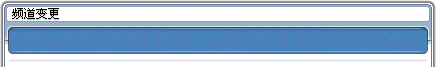
#> input picture docs/features/ui-v83-window-restore/evidence/w7-option-channel/_dump/t.png, 436 x 67 px, given in place of 游戏设置.png, which was not available
$ python _probe_optmap.py
#> lines starting #> are read from the running program, lines starting #| are printed output that depends on the picture; after the words box and inside, x2 and y2 are one past the last pixel; in counts of white or black regions, pixels touching at a corner belong together
"""B7-4 取证 v2：先对齐（帧与底板差 1~2px），再输出 ASCII 差异地图。

地图上一格 = 8x8 像素，`#` = 该格内差异像素超过 1/4，`.` = 少量，空格 = 底板与帧一致
（也就是「这块不需要客户端画，底板里已经烘好了」）。
"""
import os
import numpy as np
from PIL import Image

HERE = os.path.dirname(os.path.abspath(__file__))
DUMP = HERE + r"/_dump"
DESK = r"C:/Users/11036/Desktop/正确客户端截图"
out = []


def analyze(name, sprite, thr=28):
#> called with name = '游戏设置.png', sprite = 'GameOpt_backgrnd.png', thr = 28
    fr = np.array(Image.open(DESK + '/' + name).convert('RGB')).astype(np.int16)
    sp = np.array(Image.open(DUMP + '/' + sprite).convert('RGB')).astype(np.int16)
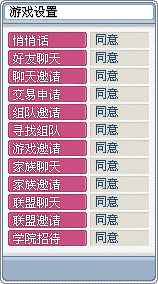
#> input picture docs/features/ui-v83-window-restore/evidence/w7-option-channel/_dump/GameOpt_backgrnd.png, 158 x 284 px

    best = None
    for oy in range(-4, 5):
        for ox in range(-4, 5):
            y0, y1 = max(0, oy), min(fr.shape[0], sp.shape[0] + oy)
            x0, x1 = max(0, ox), min(fr.shape[1], sp.shape[1] + ox)
            f = fr[y0:y1, x0:x1]
            s = sp[y0 - oy:y1 - oy, x0 - ox:x1 - ox]
            sad = float(np.abs(f - s).mean())
            if best is None or sad < best[0]:
                best = (sad, ox, oy, x0, x1, y0, y1)
#> after the loop, best = (62.28, 2, 2, 2, 160, 2, 67)

    sad, ox, oy, x0, x1, y0, y1 = best
#> sad = 62.28; ox = 2; oy = 2; x0 = 2; x1 = 160; y0 = 2; y1 = 67
    f = fr[y0:y1, x0:x1]
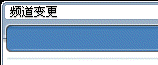
#> f: shape (65, 158, 3) int16; mean R, G, B 155.3, 178.9, 202.8
    s = sp[y0 - oy:y1 - oy, x0 - ox:x1 - ox]
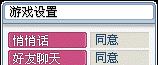
#> s: shape (65, 158, 3) int16; mean R, G, B 197.3, 178.4, 190.3
    d = (np.abs(f - s).max(axis=2) > thr)
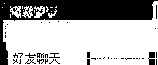
#> d: shape (65, 158) bool; 67.4% white; 46 black regions (41 under 20 px), largest, box (x1, y1, x2, y2) and area: (0, 0, 158, 65) 3000, (148, 52, 155, 65) 73, (49, 53, 60, 58) 23, (37, 53, 44, 58) 22, (25, 53, 36, 58) 20
    out.append('%s 帧%dx%d / 底板%dx%d  对齐偏移=(%d,%d) 对齐后 SAD=%.2f  差异像素 %d (%.1f%%)'
               % (name, fr.shape[1], fr.shape[0], sp.shape[1], sp.shape[0], ox, oy, sad,
                  d.sum(), 100.0 * d.sum() / d.size))

    # ASCII 地图：8x8 一格
    gh, gw = d.shape[0] // 8, d.shape[1] // 8
#> gh = 8; gw = 19
    out.append('   列号（每格 8px，格内差异像素数 >=16 记 #，>=4 记 +，>=1 记 .）')
    hdr = '      ' + ''.join(str((gx * 8) // 100 % 10) for gx in range(gw))
    hdr2 = '      ' + ''.join(str((gx * 8) // 10 % 10) for gx in range(gw))
    hdr3 = '      ' + ''.join(str((gx * 8) % 10) for gx in range(gw))
    out.append(hdr)
    out.append(hdr2)
    out.append(hdr3)
    for gy in range(gh):
        row = []
        for gx in range(gw):
            c = int(d[gy * 8:(gy + 1) * 8, gx * 8:(gx + 1) * 8].sum())
            row.append('#' if c >= 16 else ('+' if c >= 4 else ('.' if c >= 1 else ' ')))
        out.append('  y%3d %s' % (gy * 8, ''.join(row)))
#> after the loop, out = 13 items


analyze('游戏设置.png', 'GameOpt_backgrnd.png')
out.append('')
analyze('系统设置.png', 'SysOpt_backgrnd.png')
#> call 2 of analyze, with name = '系统设置.png', sprite = 'SysOpt_backgrnd.png', thr = 28
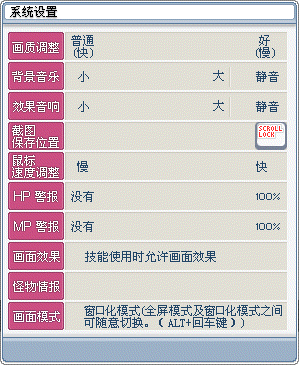
#> input picture docs/features/ui-v83-window-restore/evidence/w7-option-channel/_dump/SysOpt_backgrnd.png, 299 x 365 px
#> after the loop in analyze (call 2), `for oy in range(-4, 5):`: best = (45.42, 0, 0, 0, 158, 0, 284)
#> in analyze (call 2), `sad, ox, oy, x0, x1, y0, y1 = best`: sad = 45.42; ox = 0; x1 = 158; y0 = 0; y1 = 284
#> in analyze (call 2), `s = sp[y0 - oy:y1 - oy, x0 - ox:x1 - ox]`:
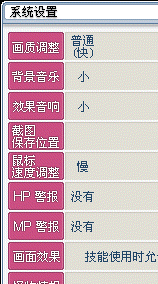
#> s: shape (284, 158, 3) int16; mean R, G, B 208.5, 181.4, 189.7
#> in analyze (call 2), `d = (np.abs(f - s).max(axis=2) > thr)`:
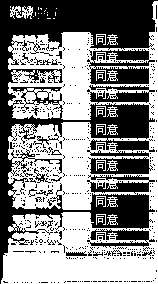
#> d: shape (284, 158) bool; 53.6% white; 586 black regions (558 under 20 px), largest, box (x1, y1, x2, y2) and area: (0, 0, 158, 284) 14472, (87, 49, 155, 85) 1405, (88, 157, 153, 175) 771
#> after the loop in analyze (call 2), `for gy in range(gh):`: out = 54 items

with open(HERE + r"/_opt_map.txt", 'w', encoding='utf-8') as f:
    f.write('\n'.join(out))
print('ok')
